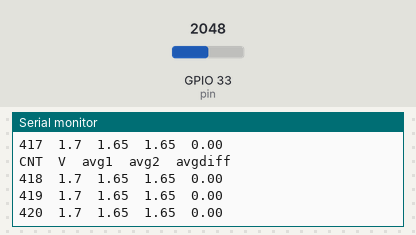
Bench run of a sketch on a simulated ESP32. Shown: the last lines printed to the serial monitor. The inputs (shaded band) are chosen by the test bench; at power-on: GPIO 33 (pin) = 2048. WiFi joins after 1.5 s; servers stay silent unless stated; storage starts empty.

Above: at 2.7 s.
2.8 s: GPIO 33 (pin) set to 3004
At 3.6 s:
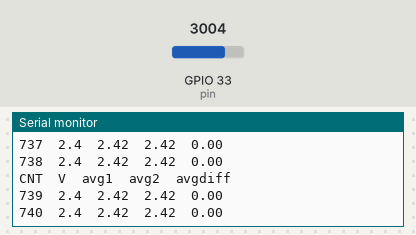
4.3 s: GPIO 33 (pin) set to 3084
At 5.1 s:
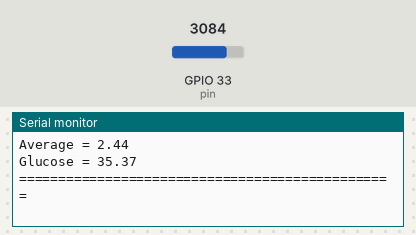
Timing chart, 0 to 7.3 s (numbered marks = the images above; inputs shaded):
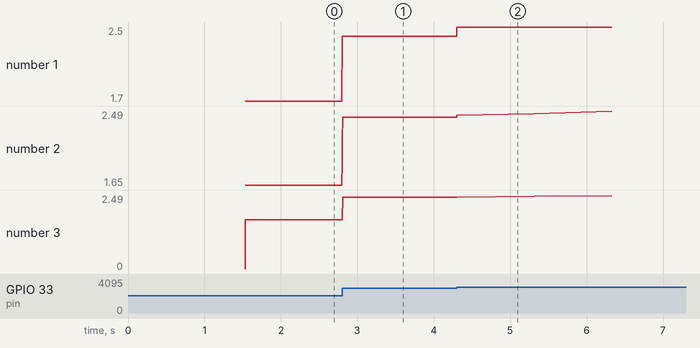

The sketch:

ModifiedGlucosemeter.ino
```cpp
// IKUTIN INI IMPORTANT
// https://randomnerdtutorials.com/install-esp32-filesystem-uploader-arduino-ide/

#ifdef ESP32
  #include <WiFi.h>
  #include <ESPAsyncWebServer.h>
  #include <SPIFFS.h>
#else
  #include <Arduino.h>
  #include <ESP8266WiFi.h>
  #include <Hash.h>
  #include <ESPAsyncTCP.h>
  #include <ESPAsyncWebServer.h>
  #include <FS.h>
#endif

#include <PubSubClient.h>
#include <Wire.h>
#include "RunningAverage.h"

RunningAverage Voltage(3);
WiFiClient espClient;
PubSubClient client(espClient);


const int pin = 33;                     // Analo    g pin
int pinValue;                     // do not chang
float volt = 0.0;                 // do not change
float glucose = 0;
int samples = 0;
float avg1 = 0;
float avg2 = 0.0;
float avgdiff = 0.0;

const int strip = 16;             // Strip Input Pin
int stripState = 0;

//Wifi Credentials
//Used to test WIFI Connection
const char* ssid = "SGU-LAB";
const char* password = "SGUnumber1";

AsyncWebServer server(80);

// MQTT Broker Connection, Uncomment to implement
//const char* mqtt_server = "91.121.93.94";     // test.mosquitto.org

void setup_wifi()
{
  delay(10);
  Serial.println();
  Serial.print("Connecting to ");
  Serial.println(ssid);
  WiFi.begin(ssid, password);
  while (WiFi.status() != WL_CONNECTED)
  {
    delay(500);
    Serial.print(".");
  }
  Serial.println("");
  Serial.println("WiFi connected");
  Serial.println("IP address: ");
  Serial.println(WiFi.localIP());
}

String GlucoseLevel()
{
  volt = (3.3 / 4095.0) * analogRead(pin);
  Voltage.addValue(volt);

  if (samples % 3 == 0)
  {
    Serial.println("\nCNT\tV\tavg1\tavg2\tavgdiff");
  }
  samples++;

  avg1 = Voltage.getAverage();

  Serial.print(samples);
  Serial.print('\t');
  Serial.print(volt, 1);
  Serial.print('\t');
  Serial.print(avg1, 2);
  Serial.print('\t');
  Serial.print(avg2, 2);

  avgdiff = avg1 - avg2;
  Serial.print('\t');
  Serial.print(avgdiff, 2);
  avg2 = avg1;

  Serial.println();

  if (avgdiff < 0.1 && avgdiff > -0.1 && volt > 2.45)
      {
        glucose = (avg1 - 2.405073)/(0.0010523);  // Calibrate Here!!!
        Serial.println("================================================");
        Serial.print("Average = ");
        Serial.println(avg1);
        Serial.print("Glucose = ");
        Serial.println(glucose);
        Serial.println("================================================");
        delay(1000);
        Serial.println("Data Taken");
        Serial.println("---------------");
      }
  return String (glucose);
}

void setup()
{
  Serial.begin(115200);
  //pinMode(strip, INPUT);
  Voltage.clear();

  bool status;
  if(!SPIFFS.begin())
  {
    Serial.println("An Error has occurred while mounting SPIFFS");
    return;
  }

  setup_wifi();             // Connect to Wifi

  server.on("/", HTTP_GET, [](AsyncWebServerRequest *request){
    request->send(SPIFFS, "/index.html");
  });
  server.on("/GlucoseLevel", HTTP_GET, [](AsyncWebServerRequest *request){
    request->send_P(200, "text/plain", GlucoseLevel().c_str());
  });
    // Start server
  server.begin();
}


void loop()
{
  GlucoseLevel();
}
```

Measured:
- the behaviour switches between 3040 and 3041 on GPIO 33 (pin) (found by bisection; images 1 and 2)
